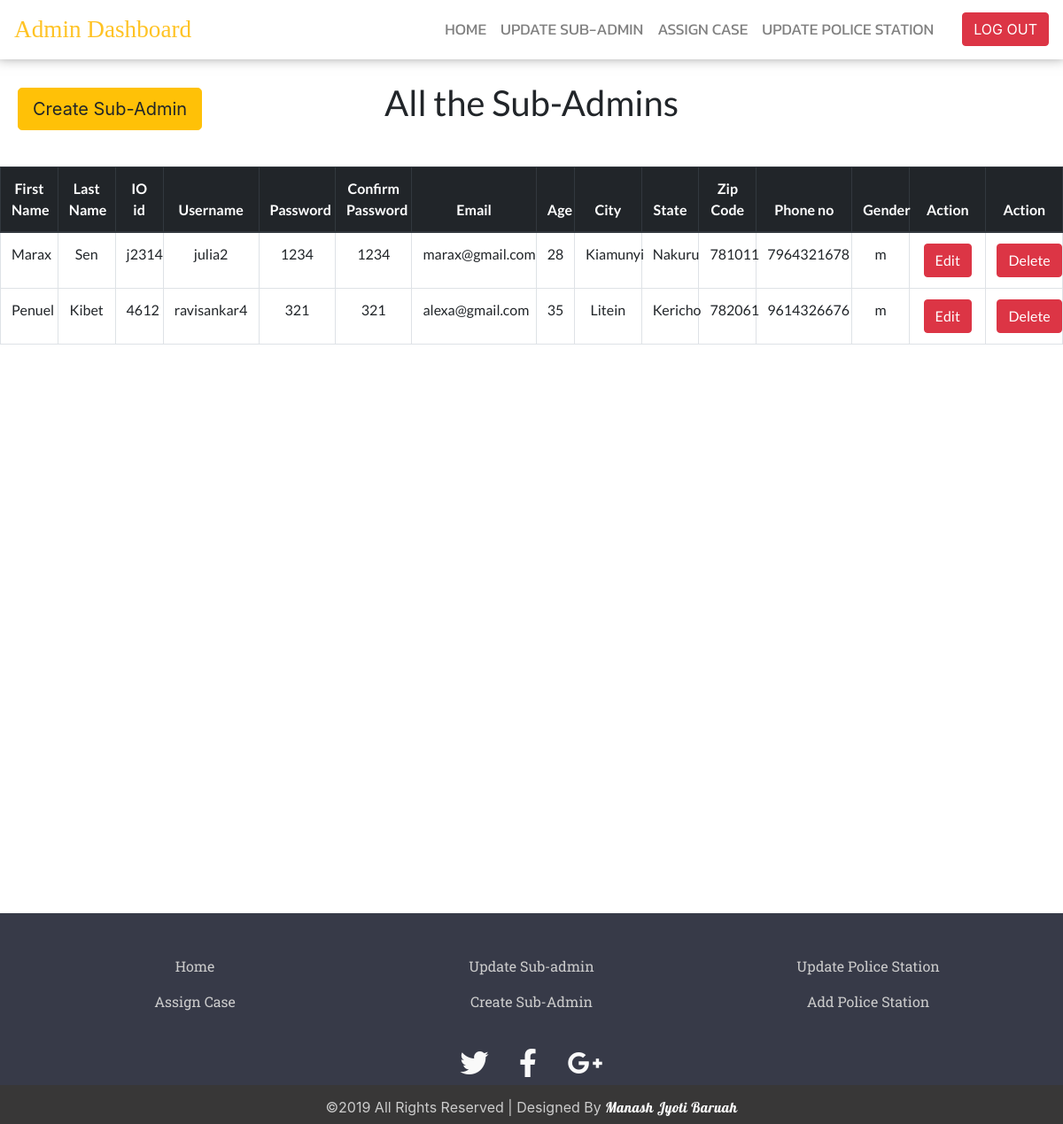
/dashboard/admin_dashboard_menus/update_sa.php, run on the app's committed database.
### tables this page shows
CREATE TABLE `create_subadmin` (
  `first_name` text NOT NULL,
  `last_name` text NOT NULL,
  `ioid` varchar(30) NOT NULL,
  `uname` varchar(20) NOT NULL,
  `pass` varchar(20) NOT NULL,
  `cpass` varchar(20) NOT NULL,
  `email` varchar(30) NOT NULL,
  `age` int(20) NOT NULL,
  `city` text NOT NULL,
  `state` text NOT NULL,
  `zcode` bigint(40) NOT NULL,
  `phoneno` bigint(40) NOT NULL,
  `gender` char(1) NOT NULL
);

### dashboard/admin_dashboard_menus/update_sa.php (the view, shortened to what this page needs)
<!DOCTYPE html>
<html>
<head>
	<link rel="stylesheet" href="https://use.fontawesome.com/releases/v5.8.1/css/all.css">
	<link rel="stylesheet" href="https://maxcdn.bootstrapcdn.com/bootstrap/4.0.0/css/bootstrap.min.css">
	<link rel="stylesheet" type="text/css" href="sa_style.css">
</head>
<body>
		<nav class="navbar navbar-expand-lg navbar-light sticky-top navbar-custom">
			<a class="navbar-brand" href="#">Admin Dashboard</a>
			<div class="collapse navbar-collapse" id="navbarSupportedContent">
				<ul class="navbar-nav mr-auto w-100 justify-content-end px-4">
					<li class="nav-item active"><a href="../admin_dashboard.php" class="nav-link">HOME</a></li>
					<li class="nav-item"><a href="#" class="nav-link">UPDATE SUB-ADMIN</a></li>
					<li class="nav-item"><a href="case_admin.php" class="nav-link">ASSIGN CASE</a></li>
					<li class="nav-item"><a href="update_ps.php" class="nav-link">UPDATE POLICE STATION</a></li>
				</ul>
				<a href="../../php/admin_logout.php"><button type="button" class="btn btn-danger">LOG OUT</button></a>
			</div>
		</nav>
		<div class="content">
			<a href="../../subadminRegister.php"><button class="btn btn-warning btn-lg" id="ps_btn">Create Sub-Admin </button></a>
			<div class="table-scrol">
				<h1 align="center">All the Sub-Admins</h1>
				<p><br></p>
				<div class="table-responsive">
				    <table class="table table-bordered text-center table-hover" style="table-layout: fixed">
				        <thead class="thead-dark">
					        <tr>
					            <th style="width:6%">First Name</th>
					            <th style="width:6%">Last Name</th>
					            <th style="width:5%">IO id</th>
					            <th style="width:10%">Username</th>
					            <th style="width:8%">Password</th>
					            <th style="width:8%">Confirm Password</th>
					            <th style="width:13%">Email</th>
					            <th style="width:4%">Age</th>
					            <th style="width:7%">City</th>
					            <th style="width:6%">State</th>
					            <th style="width:6%">Zip Code</th>
					            <th style="width:10%">Phone no</th>
					            <th style="width:6%">Gender</th>
					            <th style="width:8%">Action </th>
					            <th style="width:8%">Action </th>
					        </tr>
				        </thead>
<?php
        include("connectioni.php");
        $view_users_query="select * from create_subadmin";
        $run=mysqli_query($con,$view_users_query);
        while($row=mysqli_fetch_array($run))
        {
  			$first_name=$row[0];
  			$last_name=$row[1];
  			$ioid=$row[2];
  			$uname=$row[3];
  			$pass=$row[4];
  			$cpass=$row[5];
  			$email=$row[6];
  			$age=$row[7];
  			$city=$row[8];
  			$state=$row[9];
  			$zcode=$row[10];
  			$phoneno=$row[11];
  			$gender=$row[12];
?>
<tr>
            <td><?php echo $first_name;  ?></td>
            <td><?php echo $last_name;  ?></td>
            <td><?php echo $ioid;  ?></td>
            <td><?php echo $uname;  ?></td>
            <td><?php echo $pass;  ?></td>
            <td><?php echo $cpass;  ?></td>
            <td><?php echo $email;  ?></td>
            <td><?php echo $age;  ?></td>
            <td><?php echo $city;  ?></td>
            <td><?php echo $state;  ?></td>
            <td><?php echo $zcode;  ?></td>
            <td><?php echo $phoneno;  ?></td>
            <td><?php echo $gender;  ?></td>
			<td><a href="sa_edit.php?edit=<?php echo $uname ?>"><button class="btn btn-danger">Edit</button></a>
			</td>
            <td><a href="sa_delete.php?delete=<?php echo $uname ?>" onclick="return checkDelete()"><button class="btn btn-danger">Delete</button></a></td>
        </tr>
        <?php } ?>
		</table>
		</div>
	</div>
		</div>
	<footer id="site-footer">
			<div class="container">
				<div class="row text-center custom-list">
					<div class="col-sm-4">
						<ul class="list-unstyled">
						<li><a href="../admin_dashboard.php" class="nav-link">Home</a></li>
						<li><a href="case_admin.php" class="nav-link">Assign Case</a></li>
					</ul>
					</div>
					<div class="col-sm-4">
						<ul class="list-unstyled">
							<li><a href="update_sa.php" class="nav-link">Update Sub-admin</a></li>
							<li><a href="../../subadminRegister.php" class="nav-link">Create Sub-Admin</a></li>
						</ul>
					</div>
					<div class="col-sm-4">
						<ul class="list-unstyled">
							<li><a href="update_ps.php" class="nav-link">Update Police Station</a></li>
							<li><a href="ps_section/add_ps.php" class="nav-link">Add Police Station</a></li>
						</ul>
					</div>
				</div>
			</div>
			<div class="social-networks">
				<a href="https://www.twitter.com/ocms" class="twitter"><i class="fab fa-twitter"></i></a>
				<a href="https://www.facebook.com/ocms" class="facebook"><i class="fab fa-facebook-f"></i></a>
				<a href="mailto:ocms@gmail.com?subject=Mail from Our Site" class="google"><i class="fab fa-google-plus-g"></i></a>
			</div>
			<div class="footer-copyright">
            	<p>&copy;2019 All Rights Reserved | Designed By <a href="https://www.linkedin.com/in/manashjb/"><span>Manash Jyoti Baruah</span></a> </p>
        	</div>
		</footer>
</body>
</html>

### dashboard/admin_dashboard_menus/sa_style.css (style rules this page uses)
body { background: #fff; min-height: 100%; padding-bottom: 20vh; position: relative; }
.navbar-custom { background: #fff; -webkit-box-shadow:0 -0.4rem 0.9rem 0.2rem rgba(0,0,0,.5); -moz-box-shadow: -0.4rem 0.9rem 0.2rem rgba(0,0,0,.5):; box-shadow:0 -0.4rem 0.9rem 0.2rem rgba(0,0,0,.5); }
#navbarSupportedContent li a { color: grey !important; font-family: 'Kanit', sans-serif; font-size: 1.1em; }
.navbar-brand { color: #ffc324 !important; font-family: 'Cinzel', serif; font-size: 1.7em; }
.content { position: relative; padding-bottom: 20vh; }
.table-scrol { margin-top: 25px; font-family: 'Lato', sans-serif; }
#ps_btn { position: absolute; margin-top: 7px; margin-left: 20px; }
#site-footer { background-color: #373a48; color:white; height: 200px; position: absolute; left: 0 ; right: 0; bottom: 0; margin-bottom: -34vh; }
#site-footer .custom-list { margin-top: 40px; color: #fff !important; }
#site-footer li a { color: #ccc; font-family: 'Roboto Slab', serif; }
#site-footer .social-networks { text-align: center; padding-top: 10px; padding-bottom: 0; }
#site-footer .social-networks a { margin-right: 5px; margin-left: 5px; font-size: 32px; color: #f9f9f9; padding: 10px; transition: 0.2s; }
#site-footer .footer-copyright { background-color: #383737; padding-top:3px; padding-bottom:3px; text-align: center; }
#site-footer .footer-copyright p { margin:10px; color: #ccc; }
#site-footer span { font-family: 'Lobster', cursive; letter-spacing: 0.5px; color: #fff; }

### data on the page
create_subadmin: first_name "Marax", last_name "Sen", ioid "j2314", uname "julia2", pass "1234", cpass "1234", email "marax@gmail.com", age "28", city "Kiamunyi", state "Nakuru", zcode "781011", phoneno "7964321678", gender "m"
create_subadmin: first_name "Penuel", last_name "Kibet", ioid "4612", uname "ravisankar4", pass "321", cpass "321", email "alexa@gmail.com", age "35", city "Litein", state "Kericho", zcode "782061", phoneno "9614326676", gender "m"
